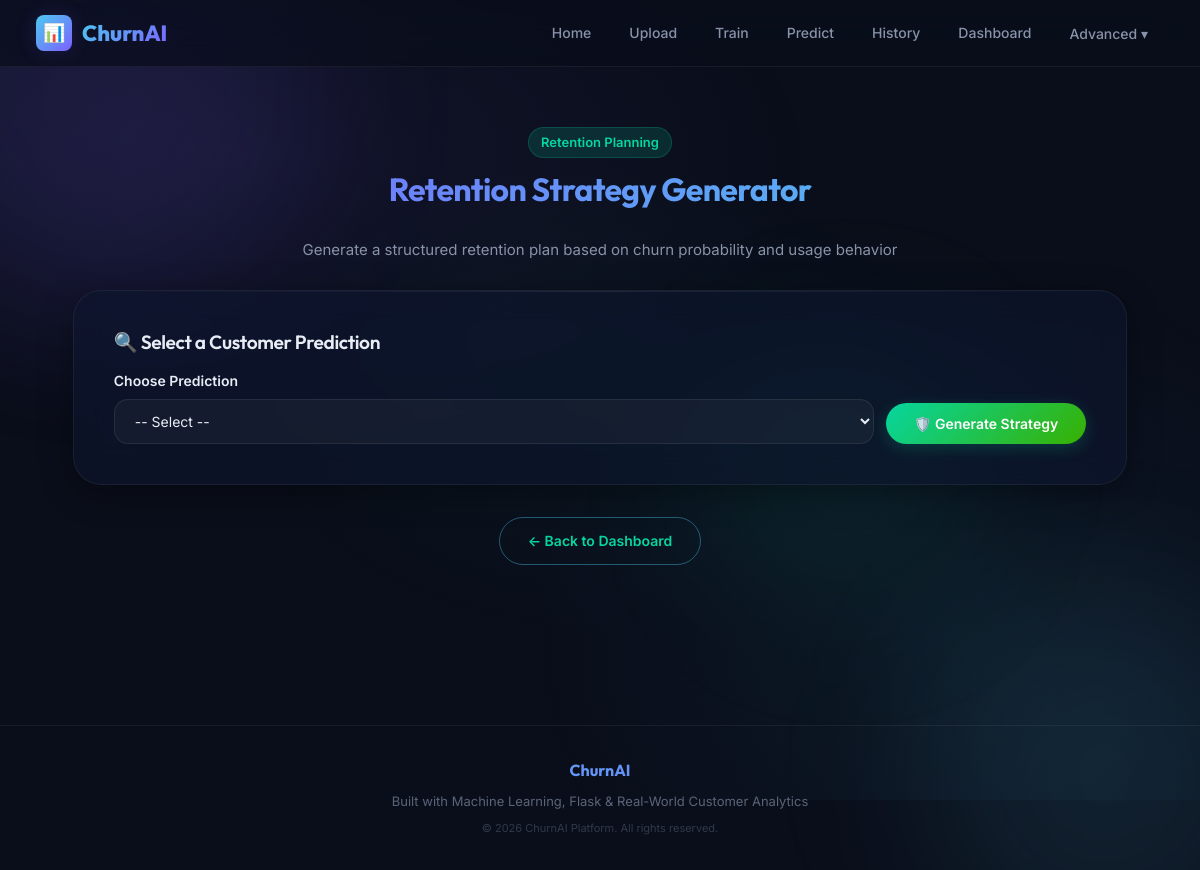
Before: /retention-strategy?id=9 with the older database file.
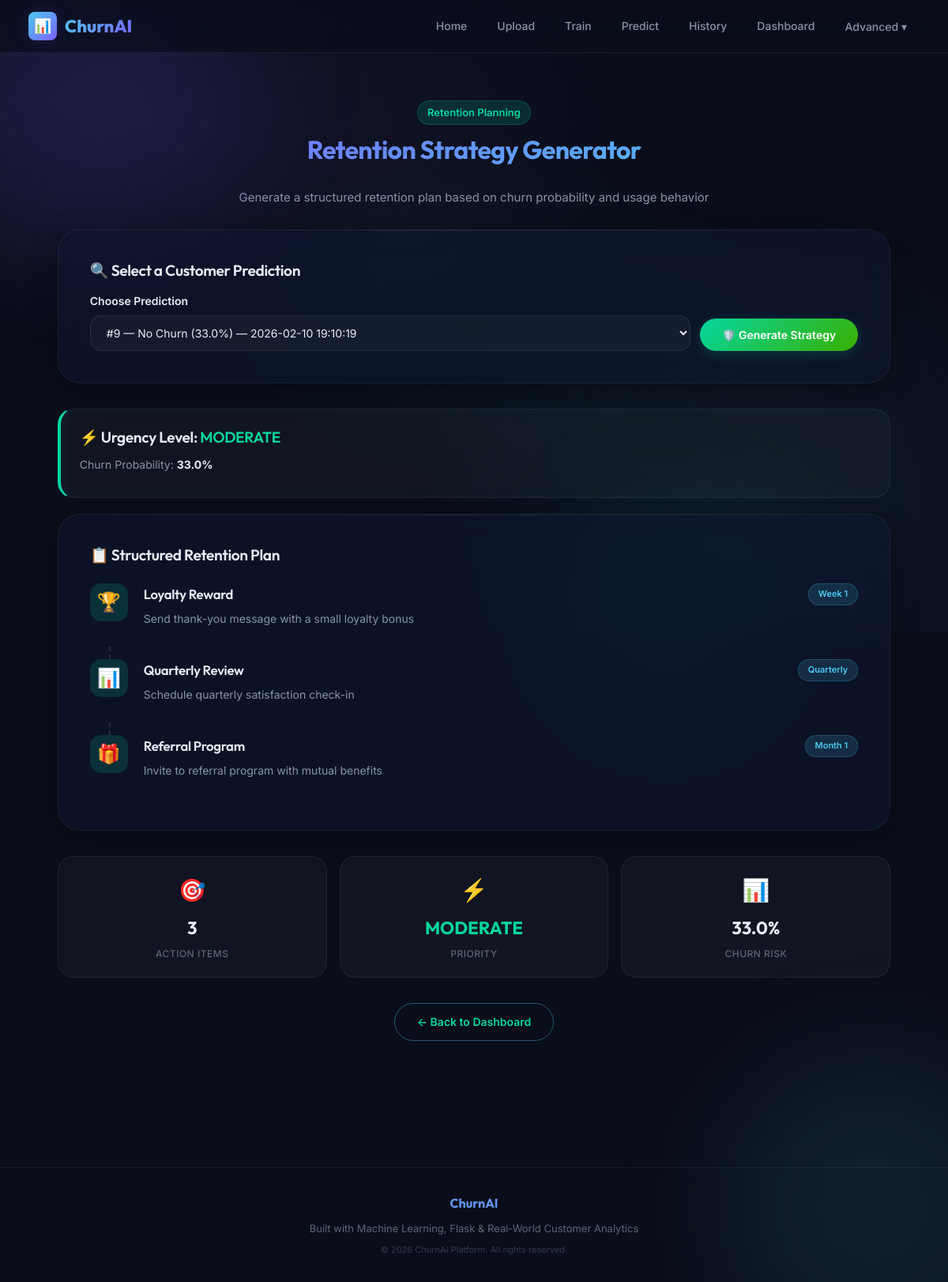
After: the same page with the newer database file.
### tables this page shows
CREATE TABLE predictions (
        id INTEGER PRIMARY KEY AUTOINCREMENT,
        international INTEGER,
        voicemail INTEGER,
        vmail_messages INTEGER,
        day_minutes REAL,
        eve_minutes REAL,
        night_minutes REAL,
        service_calls INTEGER,
        result TEXT,
        probability REAL,
        date TEXT
    );

### advanced_routes.py (the view)
@advanced_bp.route('/retention-strategy')
def retention_strategy():
    pred_id = request.args.get('id', type=int)
    record = None
    strategy = None
    predictions = _all_predictions()
    if pred_id:
        for p in predictions:
            if p.get('id') == pred_id:
                record = p
                break
        if record:
            strategy = get_retention_strategy(record)
    return render_template('retention_strategy.html',
                           predictions=predictions, record=record,
                           strategy=strategy, selected_id=pred_id)

### helpers.py (called while the page is built)
def _get_conn():
    return sqlite3.connect(DB_PATH)

def _all_predictions():
    conn = _get_conn()
    conn.row_factory = sqlite3.Row
    rows = conn.execute("SELECT * FROM predictions ORDER BY id DESC").fetchall()
    conn.close()
    return [dict(r) for r in rows]

### templates/retention_strategy.html (shortened to what the changed rows need)
{% extends "base.html" %}
{% block content %}
<div class="premium-container">
    <h1 class="page-title gradient-text" style="font-size:2rem">Retention Strategy Generator</h1>
    <div class="glass-card" style="max-width:none">
        <form method="GET" style="display:flex; gap:12px; flex-wrap:wrap; align-items:end">
            <div style="flex:1; min-width:200px">
                <label>Choose Prediction</label>
                <select name="id" style="width:100%">
                    <option value="">-- Select --</option>
                    {% for p in predictions %}
                    <option value="{{ p.id }}" {% if selected_id==p.id %}selected{% endif %}>
                        #{{ p.id }} — {{ p.result }} ({{ p.probability }}%) — {{ p.date }}
                    </option>
                    {% endfor %}
                </select>
            </div>
        </form>
    </div>
    {% if strategy %}
    <div class="result-box"
        style="margin-top:20px; border-left-color:{% if strategy.color == 'red' %}var(--accent-red){% elif strategy.color == 'orange' %}var(--accent-orange){% else %}var(--accent-green){% endif %}">
        <h3>⚡ Urgency Level: <span
                style="color:{% if strategy.color == 'red' %}var(--accent-red){% elif strategy.color == 'orange' %}var(--accent-orange){% else %}var(--accent-green){% endif %}">{{
                strategy.urgency }}</span></h3>
        <p>Churn Probability: <b>{{ strategy.probability }}%</b></p>
    </div>
    <div class="glass-card" style="max-width:none; margin-top:20px">
        <h3 style="color:var(--text-primary); margin-bottom:24px">📋 Structured Retention Plan</h3>
        <div class="retention-timeline">
            {% for action in strategy.actions %}
            <div class="retention-step" style="display:flex; gap:20px; margin-bottom:24px; align-items:flex-start">
                <div
                    style="min-width:48px; height:48px; background:rgba({% if strategy.color == 'red' %}239, 35, 60{% elif strategy.color == 'orange' %}251, 133, 0{% else %}6, 214, 160{% endif %}, 0.15); border-radius:var(--radius-md); display:flex; align-items:center; justify-content:center; font-size:24px">
                    {{ action.icon }}
                </div>
                <div style="flex:1">
                    <div style="display:flex; justify-content:space-between; align-items:center; margin-bottom:6px">
                        <h4 style="color:var(--text-primary); margin:0">{{ action.title }}</h4>
                        <span class="badge badge-info" style="font-size:11px">{{ action.timeline }}</span>
                    </div>
                    <p style="color:var(--text-secondary); font-size:14px; margin:0">{{ action.desc }}</p>
                </div>
            </div>
            {% if not loop.last %}
            <div style="margin-left:24px; height:16px; border-left:2px dashed rgba(255,255,255,0.1)"></div>
            {% endif %}
            {% endfor %}
        </div>
    </div>
    <div class="metric-grid" style="grid-template-columns: repeat(3, 1fr); margin-top:20px">
        <div class="metric-card">
            <div class="metric-icon">🎯</div>
            <div class="metric-value">{{ strategy.actions|length }}</div>
            <div class="metric-label">Action Items</div>
        </div>
        <div class="metric-card">
            <div class="metric-icon">⚡</div>
            <div class="metric-value"
                style="color:{% if strategy.color == 'red' %}var(--accent-red){% elif strategy.color == 'orange' %}var(--accent-orange){% else %}var(--accent-green){% endif %}">
                {{ strategy.urgency }}</div>
            <div class="metric-label">Priority</div>
        </div>
        <div class="metric-card">
            <div class="metric-icon">📊</div>
            <div class="metric-value">{{ strategy.probability }}%</div>
            <div class="metric-label">Churn Risk</div>
        </div>
    </div>
    {% endif %}
</div>
{% endblock %}

Changed rows visible on the page:
added predictions: probability "33.0"
Other visible differences:
form field id: "-- Select --" → "#9 — No Churn (33.0%) — 2026-02-10 19:10:19"
{{ strategy.urgency }}: (not shown) → "MODERATE"
{{ strategy.actions|length }}: (not shown) → "3"
text now shown: "⚡ Urgency Level: Churn Probability: % 📋 Structured Retention Plan 🎯 ACTION ITEMS ⚡ PRIORITY 📊 % CHURN RISK"
new list line: "🏆 Loyalty Reward Week 1 Send thank-you message with a small loyalty bonus"
new list line: "📊 Quarterly Review Quarterly Schedule quarterly satisfaction check-in"
new list line: "🎁 Referral Program Month 1 Invite to referral program with mutual benefits"
